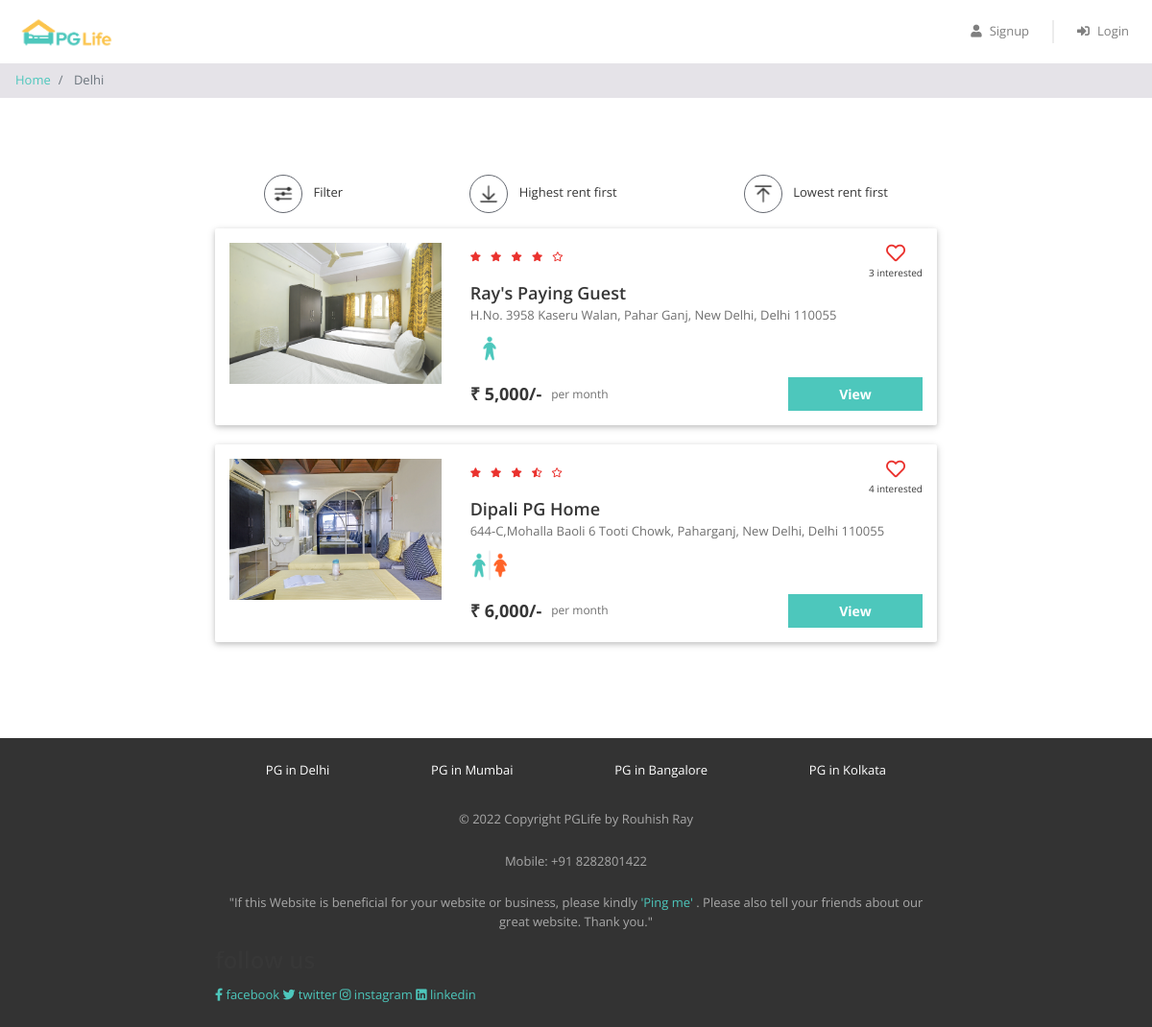
The app's page /property_list.php?city=Delhi with its own data.
### tables this page shows
CREATE TABLE `properties` (
  `id` int(11) NOT NULL,
  `city_id` int(11) NOT NULL,
  `name` varchar(100) NOT NULL,
  `address` varchar(255) NOT NULL,
  `description` longtext NOT NULL,
  `gender` enum('male','female','unisex') NOT NULL,
  `rent` int(11) NOT NULL,
  `rating_clean` float(2,1) NOT NULL,
  `rating_food` float(2,1) NOT NULL,
  `rating_safety` float(2,1) NOT NULL
);

### property_list.php (the view, shortened to what this page needs)
<?php
require "includes/database_connect.php";
$city_name = $_GET["city"];
$sql_1 = "SELECT * FROM cities WHERE name = '$city_name'";
$result_1 = mysqli_query($conn, $sql_1);
$city = mysqli_fetch_assoc($result_1);
$city_id = $city['id'];
$sql_2 = "SELECT * FROM properties WHERE city_id = $city_id";
$result_2 = mysqli_query($conn, $sql_2);
$properties = mysqli_fetch_all($result_2, MYSQLI_ASSOC);
$sql_3 = "SELECT *
            FROM interested_users_properties iup
            INNER JOIN properties p ON iup.property_id = p.id
            WHERE p.city_id = $city_id";
$result_3 = mysqli_query($conn, $sql_3);
$interested_users_properties = mysqli_fetch_all($result_3, MYSQLI_ASSOC);
?>
<!DOCTYPE html>
<html lang="en">
<head>
    <?php
    include "includes/head_links.php";
    ?>
    <link href="css/property_list.css" rel="stylesheet" />
</head>
<body>
    <?php
    include "includes/header.php";
    ?>
    <nav aria-label="breadcrumb">
        <ol class="breadcrumb py-2">
            <li class="breadcrumb-item">
                <a href="index.php">Home</a>
            </li>
            <li class="breadcrumb-item active" aria-current="page">
                <?php echo $city_name; ?>
            </li>
        </ol>
    </nav>
    <div class="page-container">
        <div class="filter-bar row justify-content-around">
            <div class="col-auto" data-toggle="modal" data-target="#filter-modal">
                <img src="img/filter.png" alt="filter" />
                <span>Filter</span>
            </div>
            <div class="col-auto">
                <img src="img/desc.png" alt="sort-desc" />
                <span>Highest rent first</span>
            </div>
            <div class="col-auto">
                <img src="img/asc.png" alt="sort-asc" />
                <span>Lowest rent first</span>
            </div>
        </div>
        <?php
        foreach ($properties as $property) {
            $property_images = glob("img/properties/" . $property['id'] . "/*");
        ?>
            <div class="property-card property-id-<?= $property['id'] ?> row">
                <div class="image-container col-md-4">
                    <img src="<?= $property_images[0] ?>" />
                </div>
                <div class="content-container col-md-8">
                    <div class="row no-gutters justify-content-between">
                        <?php
                        $total_rating = ($property['rating_clean'] + $property['rating_food'] + $property['rating_safety']) / 3;
                        $total_rating = round($total_rating, 1);
                        ?>
                        <div class="star-container" title="<?= $total_rating ?>">
                            <?php
                            $rating = $total_rating;
                            for ($i = 0; $i < 5; $i++) {
                                if ($rating >= $i + 0.8) {
                            ?>
                                    <i class="fas fa-star"></i>
                                <?php
                                } elseif ($rating >= $i + 0.3) {
                                ?>
                                    <i class="fas fa-star-half-alt"></i>
                                <?php
                                } else {
                                ?>
                                    <i class="far fa-star"></i>
                            <?php
                                }
                            }
                            ?>
                        </div>
                        <div class="interested-container">
                            <?php
                            $interested_users_count = 0;
                            $is_interested = false;
                            foreach ($interested_users_properties as $interested_user_property) {
                                if ($interested_user_property['property_id'] == $property['id']) {
                                    $interested_users_count++;
                                }
                            }
                            if ($is_interested) {
                            ?>
                                <i class="is-interested-image fas fa-heart" property_id="<?= $property['id'] ?>"></i>
                            <?php
                            } else {
                            ?>
                                <i class="is-interested-image far fa-heart" property_id="<?= $property['id'] ?>"></i>
                            <?php
                            }
                            ?>
                            <div class="interested-text">
                                <span class="interested-user-count"><?= $interested_users_count ?></span> interested
                            </div>
                        </div>
                    </div>
                    <div class="detail-container">
                        <div class="property-name"><?= $property['name'] ?></div>
                        <div class="property-address"><?= $property['address'] ?></div>
                        <div class="property-gender">
                            <?php
                            if ($property['gender'] == "male") {
                            ?>
                                <img src="img/male.png" />
                            <?php
                            } elseif ($property['gender'] == "female") {
                            ?>
                                <img src="img/female.png" />
                            <?php
                            } else {
                            ?>
                                <img src="img/unisex.png" />
                            <?php
                            }
                            ?>
                        </div>
                    </div>
                    <div class="row no-gutters">
                        <div class="rent-container col-6">
                            <div class="rent">₹ <?= number_format($property['rent']) ?>/-</div>
                            <div class="rent-unit">per month</div>
                        </div>
                        <div class="button-container col-6">
                            <a href="property_detail.php?property_id=<?= $property['id'] ?>" class="btn btn-primary">View</a>
                        </div>
                    </div>
                </div>
            </div>
        <?php
        }
        ?>
    </div>
    <?php
    include "includes/footer.php";
    ?>
</body>
</html>

### css/common.css (style rules this page uses)
* { box-sizing: border-box; font-family: 'Open Sans', sans-serif; }
body { color: #373737; font-size: 16px; position: relative; }
.btn-primary, .btn-warning, .btn-danger { color: white; font-weight: bold; }
.breadcrumb { background-color: #e5e3e8; font-size: 13px; border-radius: 0px; margin-bottom: 0px; }
.page-container { max-width: 800px; padding: 80px 24px; margin: auto; }

### css/property_list.css (style rules this page uses)
.filter-bar > div { cursor: pointer; font-size: 13px; text-align: center; margin-bottom: 16px; }
.filter-bar img { width: 40px; height: 40px; border-radius: 40px; border: 1px solid #646870; padding: 6px; margin-right: 8px; }
.property-card { background-color: #ffffff; border-radius: 2px; padding: 15px 0px; margin: 0px auto 20px; box-shadow: 0 2px 5px 0 rgba(0, 0, 0, 0.16), 0 2px 10px 0 rgba(0, 0, 0, 0.12); }
.image-container { text-align: center; }
.image-container img { width: 100%; max-width: 300px; }
.star-container i { color: #EA322E; font-size: 10px; margin-right: 6px; }
.interested-container { text-align: center; }
.interested-container i { color: #EA322E; font-size: 20px; cursor: pointer; }
.interested-text { font-size: 10px; }
.detail-container { padding-bottom: 10px; }
.property-name { font-size: 18px; font-weight: 600; }
.property-address { color: #6f6f6f; font-size: 13px; padding-bottom: 5px; }
.property-gender img { width: 40px; }
.rent-container { display: flex; align-items: center; }
.rent { font-size: 18px; font-weight: bold; padding-right: 10px; }
.rent-unit { color: #6f6f6f; font-size: 12px; }
.button-container .btn { font-size: 14px; border-radius: 0px; width: 140px; float: right; }

### records on screen
properties: shows a picture, interested_users_count "3", name "Ray's Paying Guest", address "H.No. 3958 Kaseru Walan, Pahar Ganj, New Delhi, Delhi 110055", rent "5,000"
properties: shows a picture, interested_users_count "4", name "Dipali PG Home", address "644-C,Mohalla Baoli 6 Tooti Chowk, Paharganj, New Delhi, Delhi 110055", rent "6,000"

### other values on screen
$city_name "Delhi"
